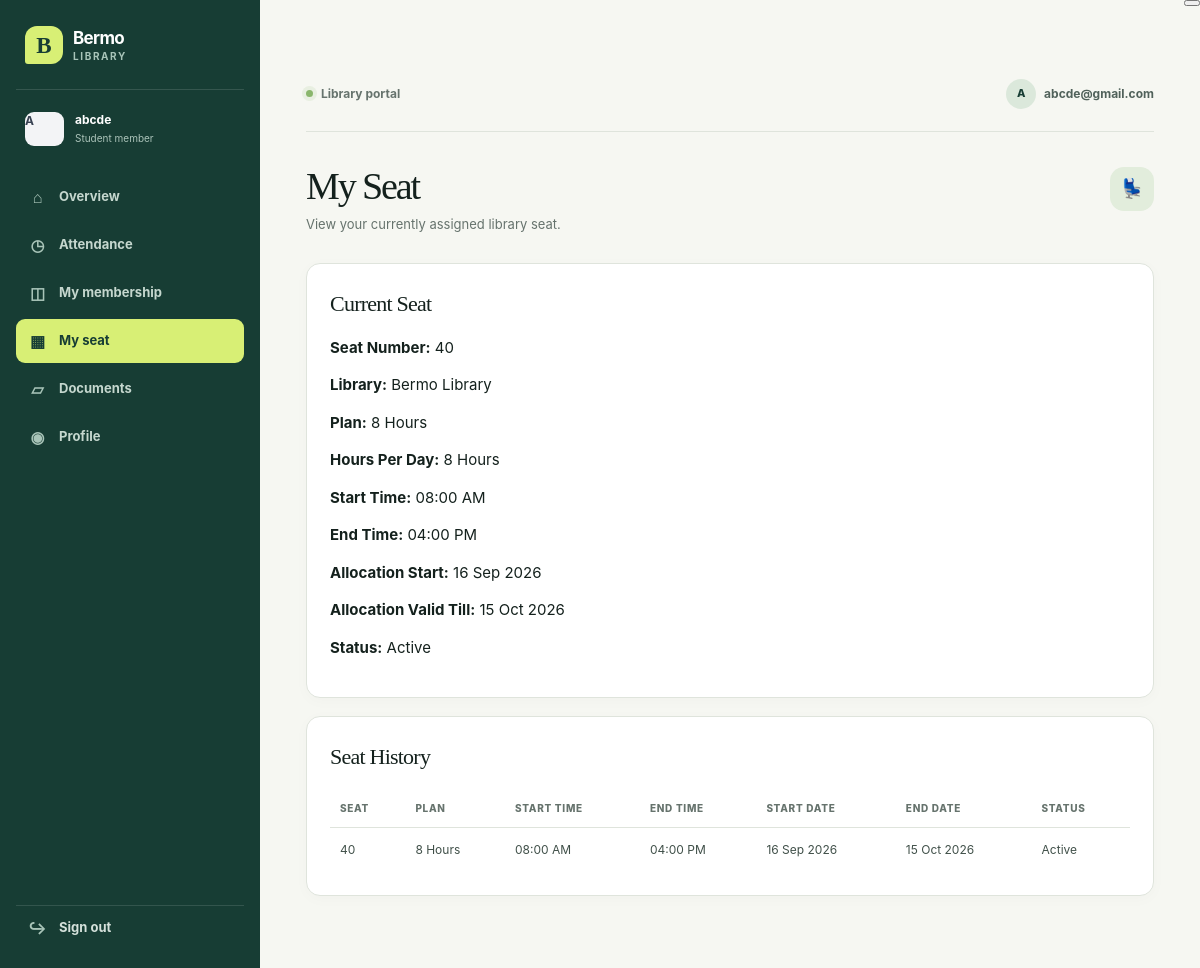
The page /students/seat/ (signed in) on the database its author committed.
### accounts/models.py (models this page shows, shortened)
class User(AbstractUser):
    ROLE_CHOICES = [
        ("ADMIN", "Admin"),
        ("OWNER", "Owner"),
        ("STUDENT", "Student"),
    ]
    role = models.CharField(
        max_length=20,
        choices=ROLE_CHOICES,
        default="STUDENT"
    )

### students/models.py (models this page shows, shortened)
class StudentProfile(models.Model):
    STATUS_CHOICES = [
        ("PENDING", "Pending Approval"),
        ("APPROVED", "Approved"),
        ("REJECTED", "Rejected"),
        ("UNREGISTERED", "Unregistered"),
    ]
    student_id = models.AutoField(primary_key=True)
    user = models.OneToOneField(
        settings.AUTH_USER_MODEL,
        on_delete=models.CASCADE,
        related_name="student_profile"
    )
    full_name = models.CharField(
        max_length=150
    )
    email = models.EmailField(
        unique=True,
    )
    phone = models.CharField(
        max_length=15
    )
    address = models.TextField(
        blank=True
    )
    date_of_birth = models.DateField(
        null=True,
        blank=True
    )
    photo = models.ImageField(
        upload_to="students/photos/",
        null=True,
        blank=True
    )
    aadhaar_document = models.FileField(
        upload_to="students/aadhaar/",
        null=True,
        blank=True
    )
    registration_date = models.DateField(
        auto_now_add=True
    )
    status = models.CharField(
        max_length=20,
        choices=STATUS_CHOICES,
        default="PENDING"
    )
    preferred_plan = models.ForeignKey(
    "library.SubscriptionPlan",
    on_delete=models.PROTECT,
    null=True,
    blank=True,
    related_name="preferred_students"
    )
    preferred_time_slot = models.ForeignKey(
    "library.TimeSlot",
    on_delete=models.PROTECT,
    null=True,
    blank=True,
    related_name="preferred_students"
    )
    approved_by = models.ForeignKey(
        settings.AUTH_USER_MODEL,
        on_delete=models.SET_NULL,
        null=True,
        blank=True,
        related_name="approved_students"
    )
    approved_at = models.DateTimeField(
        null=True,
        blank=True
    )
    rejection_reason = models.TextField(
        blank=True
    )

### library/models.py (models this page shows, shortened)
class SeatAllocation(models.Model):
    STATUS_CHOICES = [
        ("ACTIVE", "Active"),
        ("ENDED", "Ended"),
    ]
    allocation_id = models.AutoField(primary_key=True)
    student = models.ForeignKey(
        StudentProfile,
        on_delete=models.PROTECT,
        related_name="seat_allocations"
    )
    seat = models.ForeignKey(
        Seat,
        on_delete=models.PROTECT,
        related_name="allocations"
    )
    subscription = models.ForeignKey(
        Subscription,
        on_delete=models.PROTECT,
        related_name="seat_allocations"
    )
    start_date = models.DateField()
    end_date = models.DateField()
    start_time = models.TimeField(
        null=True,
        blank=True
    )
    end_time = models.TimeField(
        null=True,
        blank=True
    )
    status = models.CharField(
        max_length=20,
        choices=STATUS_CHOICES,
        default="ACTIVE"
    )

class Seat(models.Model):
    STATUS_CHOICES = [
        ("AVAILABLE", "Available"),
        ("OCCUPIED", "Occupied"),
        ("MAINTENANCE", "Maintenance"),
    ]
    seat_id = models.AutoField(primary_key=True)
    library = models.ForeignKey(
        Library,
        on_delete=models.CASCADE,
        related_name="seats"
    )
    seat_number = models.CharField(max_length=20)
    status = models.CharField(
        max_length=20,
        choices=STATUS_CHOICES,
        default="AVAILABLE"
    )
    class Meta:
        constraints = [
            models.UniqueConstraint(
                fields=["library", "seat_number"],
                name="unique_seat_per_library"
            )
        ]

class Library(models.Model):
    library_id = models.AutoField(primary_key=True)
    name = models.CharField(max_length=150)
    address = models.TextField()
    total_seats = models.PositiveIntegerField(default=0)
    created_at = models.DateTimeField(auto_now_add=True)

class Subscription(models.Model):
    STATUS_CHOICES = [
        ("ACTIVE", "Active"),
        ("EXPIRED", "Expired"),
        ("CANCELLED", "Cancelled"),
    ]
    subscription_id = models.AutoField(primary_key=True)
    student = models.ForeignKey(
        StudentProfile,
        on_delete=models.PROTECT,
        related_name="subscriptions"
    )
    plan = models.ForeignKey(
        SubscriptionPlan,
        on_delete=models.PROTECT,
        related_name="subscriptions"
    )
    time_slot = models.ForeignKey(
        TimeSlot,
        on_delete=models.PROTECT,
        null=True,
        blank=True,
        related_name="subscriptions"
    )
    start_date = models.DateField()
    end_date = models.DateField()
    status = models.CharField(
        max_length=20,
        choices=STATUS_CHOICES,
        default="ACTIVE"
    )
    created_at = models.DateTimeField(auto_now_add=True)

class SubscriptionPlan(models.Model):
    plan_id = models.AutoField(primary_key=True)
    name = models.CharField(max_length=100)
    hours_per_day = models.PositiveIntegerField()
    duration_days = models.PositiveIntegerField()
    fee = models.DecimalField(
        max_digits=10,
        decimal_places=2
    )
    is_active = models.BooleanField(default=True)

### students/views.py (the view)
# urls.py: path("seat/", views.my_seat, name="students_seat"),
@login_required
def my_seat(request):
    student = get_object_or_404(
        StudentProfile,
        user=request.user,
    )
    current_allocation = (
        SeatAllocation.objects
        .filter(
            student=student,
            status="ACTIVE",
        )
        .select_related(
            "seat",
            "seat__library",
            "subscription",
            "subscription__plan",
        )
        .order_by("-start_date")
        .first()
    )
    seat_history = (
        SeatAllocation.objects
        .filter(student=student)
        .select_related(
            "seat",
            "seat__library",
            "subscription",
            "subscription__plan",
        )
        .order_by("-start_date")
    )
    return render(
        request,
        "students/seat.html",
        {
            "student": student,
            "current_allocation": current_allocation,
            "seat_history": seat_history,
        },
    )

### templates/students/seat.html (shortened to what this page needs)
{% extends "base.html" %}
{% block content %}
<div class="dashboard-header">
    <div>
        <h1>My Seat</h1>
        <p>View your currently assigned library seat.</p>
    </div>
    <div class="profile-icon">
        💺
    </div>
</div>
<div class="card">
    <div class="section-header">
        <h3>Current Seat</h3>
    </div>
    {% if current_allocation %}
        <div class="profile-details">
            <p>
                <strong>Seat Number:</strong>
                {{ current_allocation.seat.seat_number }}
            </p>
            <p>
                <strong>Library:</strong>
                {{ current_allocation.seat.library.name }}
            </p>
            <p>
                <strong>Plan:</strong>
                {{ current_allocation.subscription.plan.name }}
            </p>
            <p>
                <strong>Hours Per Day:</strong>
                {{ current_allocation.subscription.plan.hours_per_day }}
                Hours
            </p>
            <p>
                <strong>Start Time:</strong>
                {% if current_allocation.start_time %}
                    {{ current_allocation.start_time|time:"h:i A" }}
                {% else %}
                    —
                {% endif %}
            </p>
            <p>
                <strong>End Time:</strong>
                {% if current_allocation.end_time %}
                    {{ current_allocation.end_time|time:"h:i A" }}
                {% else %}
                    —
                {% endif %}
            </p>
            <p>
                <strong>Allocation Start:</strong>
                {{ current_allocation.start_date|date:"d M Y" }}
            </p>
            <p>
                <strong>Allocation Valid Till:</strong>
                {{ current_allocation.end_date|date:"d M Y" }}
            </p>
            <p>
                <strong>Status:</strong>
                {{ current_allocation.get_status_display }}
            </p>
        </div>
    {% endif %}
</div>
<div class="card">
    <div class="section-header">
        <h3>Seat History</h3>
    </div>
    {% if seat_history %}
        <div class="table-wrapper">
            <table>
                <thead>
                    <tr>
                        <th>Seat</th>
                        <th>Plan</th>
                        <th>Start Time</th>
                        <th>End Time</th>
                        <th>Start Date</th>
                        <th>End Date</th>
                        <th>Status</th>
                    </tr>
                </thead>
                <tbody>
                    {% for allocation in seat_history %}
                    <tr>
                        <td>
                            {{ allocation.seat.seat_number }}
                        </td>
                        <td>
                            {{ allocation.subscription.plan.name }}
                        </td>
                        <td>
                            {% if allocation.start_time %}
                                {{ allocation.start_time|time:"h:i A" }}
                            {% else %}
                                —
                            {% endif %}
                        </td>
                        <td>
                            {% if allocation.end_time %}
                                {{ allocation.end_time|time:"h:i A" }}
                            {% else %}
                                —
                            {% endif %}
                        </td>
                        <td>
                            {{ allocation.start_date|date:"d M Y" }}
                        </td>
                        <td>
                            {{ allocation.end_date|date:"d M Y" }}
                        </td>
                        <td>
                            {{ allocation.get_status_display }}
                        </td>
                    </tr>
                    {% endfor %}
                </tbody>
            </table>
        </div>
    {% else %}
        <p>
            You don't have any seat allocation history yet.
        </p>
    {% endif %}
</div>
{% endblock %}

### templates/base.html (shortened to what this page needs)
<!DOCTYPE html>
<html lang="en">
<head>
    <link rel="stylesheet" href="/static/css/main.css">
</head>
<body class="student-page">
    <div class="student-shell">
        <header class="student-mobile-header">
            <a class="brand brand-compact" href="{% url 'students_dashboard' %}">
                <span class="brand-mark">B</span><span><strong>Bermo</strong><small>Library</small></span>
            </a>
            <button type="button" class="student-menu-toggle" id="studentMenuButton" aria-label="Open navigation" aria-expanded="false"></button>
        </header>
        <aside class="student-sidebar" id="studentSidebar">
            <a class="brand" href="{% url 'students_dashboard' %}">
                <span class="brand-mark">B</span>
                <span><strong>Bermo</strong><small>Library</small></span>
            </a>
            <div class="student-profile-summary">
                <span class="student-avatar student-avatar-large">{{ request.user.username|first|upper }}</span>
                <div><strong>{{ request.user.student_profile.full_name|default:request.user.username }}</strong><span>Student member</span></div>
            </div>
            <nav class="student-nav" aria-label="Student navigation">
                <a href="{% url 'students_dashboard' %}" class="{% if request.resolver_match.url_name == 'students_dashboard' %}active{% endif %}"><span>⌂</span>Overview</a>
                <a href="{% url 'attendance:page' %}" class="{% if request.resolver_match.app_name == 'attendance' %}active{% endif %}"><span>◷</span>Attendance</a>
                <a href="{% url 'students_subscriptions' %}" class="{% if request.resolver_match.url_name == 'students_subscriptions' %}active{% endif %}"><span>◫</span>My membership</a>
                <a href="{% url 'students_seat' %}" class="{% if request.resolver_match.url_name == 'students_seat' %}active{% endif %}"><span>▦</span>My seat</a>
                <a href="{% url 'students_documents' %}" class="{% if request.resolver_match.url_name == 'students_documents' %}active{% endif %}"><span>▱</span>Documents</a>
                <a href="{% url 'students_profile' %}" class="{% if request.resolver_match.url_name == 'students_profile' %}active{% endif %}"><span>◉</span>Profile</a>
            </nav>
            <a class="sidebar-signout" href="{% url 'logout' %}"><span>↪</span>Sign out</a>
        </aside>
        <main class="student-main-content">
            <div class="student-topbar">
                <p><span class="live-dot"></span>Library portal</p>
                <div class="student-topbar-user"><span>{{ request.user.username|first|upper }}</span><strong>{{ request.user.username }}</strong></div>
            </div>
            {% block content %}{% endblock %}
        </main>
    </div>
</body>
</html>

### rows shown on the page
User: user.username|first "A", user.student_profile.full_name "abcde", user.username "abcde@gmail.com"
SeatAllocation: seat.seat_number "40", seat.library.name "Bermo Library", subscription.plan.name "8 Hours", subscription.plan.hours_per_day "8", start_time "08:00 AM", end_time "04:00 PM", start_date "16 Sep 2026", end_date "15 Oct 2026", status "Active"
